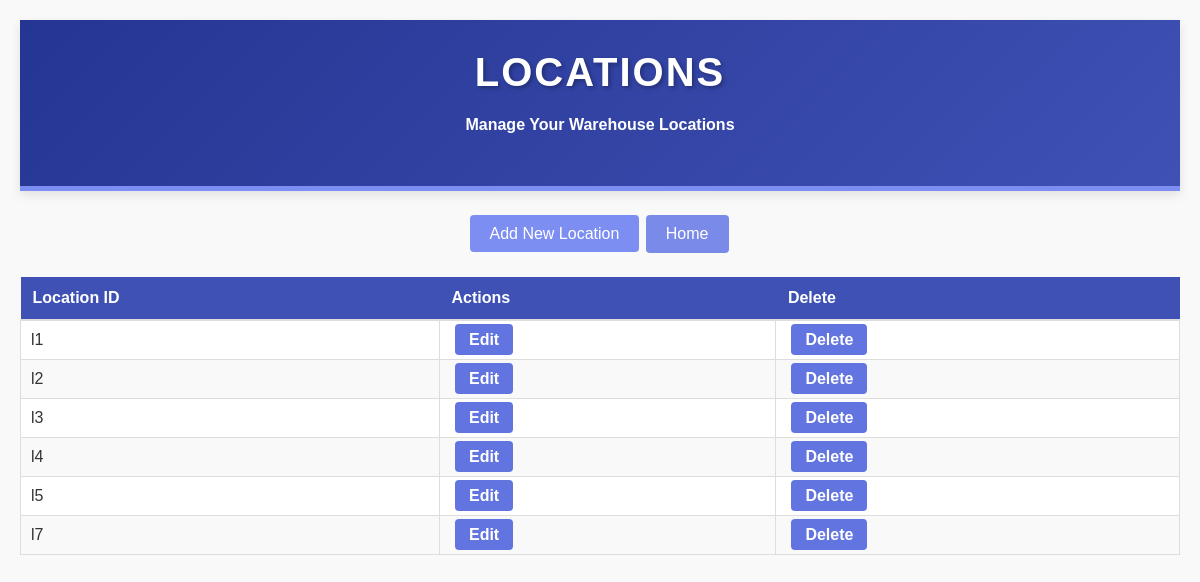
/locations, run on the app's committed database.
### app.py (models this page shows)
class Location(db.Model):
    __tablename__ = 'location'
    location_id = db.Column(db.String, primary_key=True)

### app.py (the view)
@app.route('/locations', methods=['GET'])
def view_locations():
    locations = Location.query.all()
    return render_template('view_location.html', locations=locations)

### app.py (called while the page is built)
@app.before_request
def before_request():
    db.session.execute(text('PRAGMA foreign_keys = ON'))

### templates/view_location.html (shortened to what this page needs)
<!DOCTYPE html>
<html lang="en">
<head>
    <link rel="stylesheet" href="{{ url_for('static', filename='view.css') }}">
</head>
<body>
    <header>
        <h1>Locations</h1>
        <h4>Manage Your Warehouse Locations</h4>
    </header>
    <nav>
        <a href="/location/add">Add New Location</a>
        <button onclick="window.location.href='/'" class="btn home-btn">Home</button>
    </nav>
    <table>
        <thead>
            <tr>
                <th>Location ID</th>
                <th>Actions</th>
                <th>Delete</th>
            </tr>
        </thead>
        <tbody>
            {% for location in locations %}
            <tr>
                <td>{{ location.location_id }}</td>
                <td>
                    <a href="{{ url_for('edit_location', location_id=location.location_id) }}" class="btn edit-btn">Edit</a>
                </td>
                <td>
                    <a href="/location/delete/{{ location.location_id }}" class="btn delete-btn">Delete</a>
                </td>
            </tr>
            {% else %}
            <tr>
                <td colspan="3">No locations found.</td>
            </tr>
            {% endfor %}
        </tbody>
    </table>
</body>
</html>

### static/view.css (style rules this page uses)
body { font-family: Arial, sans-serif; margin: 0; padding: 20px; background-color: #f9f9f9; color: #333; }
header { background: linear-gradient(135deg, #253592, #3f51b5); color: white; padding: 30px 0; text-align: center; box-shadow: 0 4px 10px rgba(0, 0, 0, 0.1); border-bottom: 5px solid #7d8ef2; }
header h1 { margin: 0; font-size: 2.5em; letter-spacing: 2px; text-transform: uppercase; font-weight: bold; text-shadow: 2px 2px 4px rgba(0, 0, 0, 0.3); }
button { background-color: #6174df; color: white; border: none; margin:10px; padding: 10px 20px; border-radius: 4px; cursor: pointer; transition: background-color 0.3s; }
nav { margin-top: 20px; text-align: center; }
nav a { background-color: #7d8ef2; color: white; text-decoration: none; padding: 10px 20px; border-radius: 4px; transition: background-color 0.3s; }
table { width: 100%; border-collapse: collapse; margin: 20px 0; font-family: Arial, sans-serif; }
th { background-color: #3f51b5; color: white; padding: 12px; text-align: left; font-weight: bold; border-bottom: 2px solid #ddd; }
td { border: 1px solid #ddd; padding: 10px; text-align: left; }
tbody tr:nth-child(even) { background-color: #f9f9f9; }
tbody tr:nth-child(odd) { background-color: #ffffff; }
td a { color: #3e2395; text-decoration: none; font-weight: bold; }
.home-btn { background-color: #798ae8; color: white; border: none; padding: 10px 20px; text-align: center; text-decoration: none; display: inline-block; font-size: 16px; margin: 4px 2px; cursor: pointer; border-radius: 4px; }
.edit-btn, .delete-btn { background-color: #6174df; color: white; padding: 7px 14px; border: none; border-radius: 4px; cursor: pointer; transition: background-color 0.3s; text-decoration: none; margin: 5px; }

### data on the page
Location: location_id "l1"
Location: location_id "l2"
Location: location_id "l3"
Location: location_id "l4"
Location: location_id "l5"
Location: location_id "l7"
